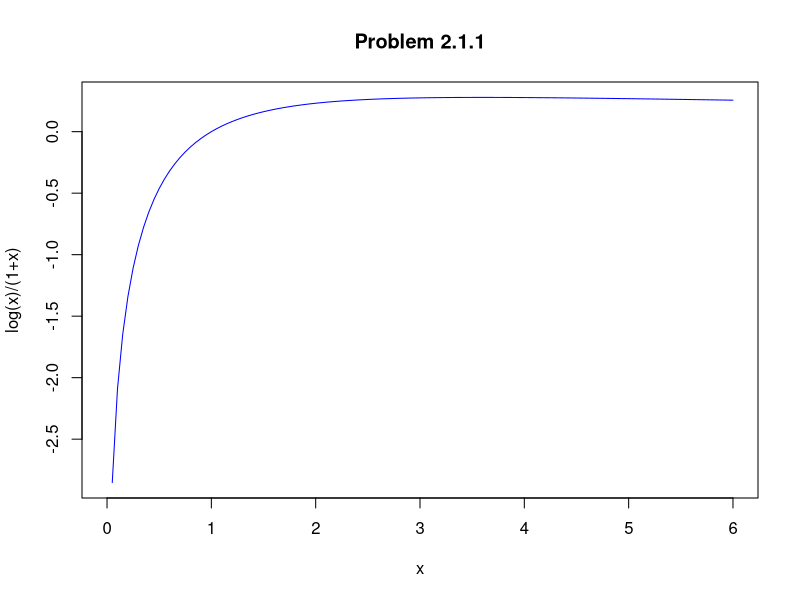
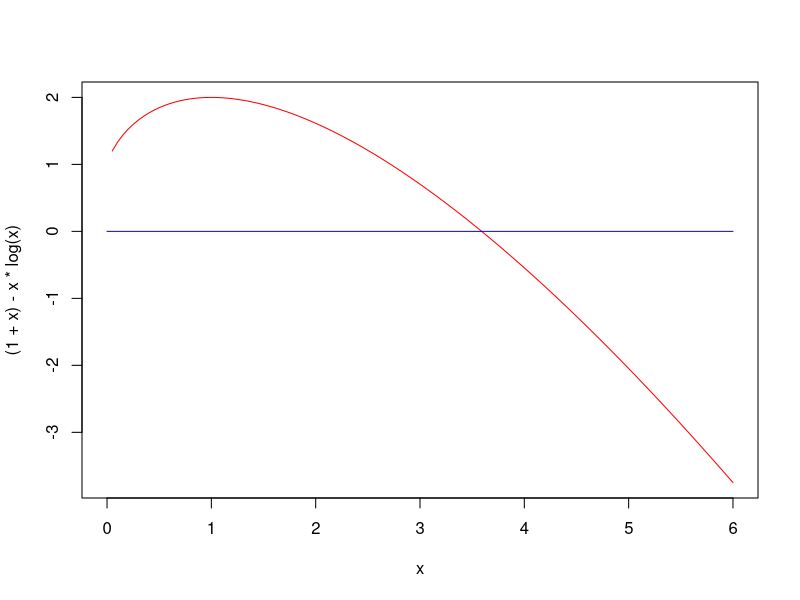

Source code (R) for these figures, in order:
#Plot our function
x <- seq(0,6,0.05)
y <- rep(0,length(x))
plot(x, log(x)/(1+x),
     main="Problem 2.1.1",
     ylab="log(x)/(1+x)",
     type="l",
     col="blue")
#Plot (the numerator) of first derivative
plot(x,(1+x)-x*log(x),
     type="l",
     col="red")
lines(x,y, col="blue")
#Bisection Method
#Define our function 
func <- function(x) {
  (1+x)-x*log(x)
}
#Define our bisection function 
bisection <- function(f, a, b, n = 1000, tol1 = 1e-5, tol2 = 1e-5) {
  # Make sure that we have captured a root in [a,b]
  if (f(a)*f(b)>0) {
    stop('f(a)*f(b)>0')
  } 
  for (i in 1:n) {
    c <- (a + b) / 2 # Calculate midpoint
#Check our tolerance conditions 
   if ((b - a) / 2 < tol1 || abs(f(c))  < tol2  ) {
    mylist<-list(c,i)
     return(mylist)
    }
    # If another iteration is required, 
    # check the signs of the function at the points c and a and reassign
    # a or b accordingly as the midpoint to be used in the next iteration.
   if(f(a)*f(c)<=0){b<-c
   }else{a<-c}
  }
  # If the max number of iterations is reached and no root has been found, 
  # return message and end function.
  print('Too many iterations')
}